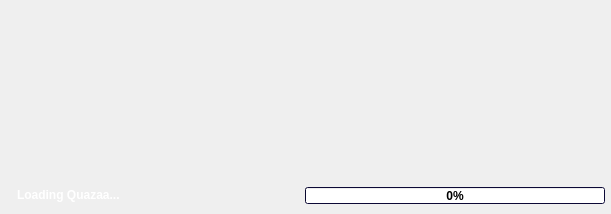
<?xml version="1.0" encoding="UTF-8"?>
<ui version="4.0">
 <class>DialogSplash</class>
 <widget class="QDialog" name="DialogSplash">
  <property name="windowModality">
   <enum>Qt::ApplicationModal</enum>
  </property>
  <property name="geometry">
   <rect>
    <x>0</x>
    <y>0</y>
    <width>609</width>
    <height>204</height>
   </rect>
  </property>
  <property name="windowTitle">
   <string>Quazaa</string>
  </property>
  <property name="windowIcon">
   <iconset resource="../Resource.qrc">
    <normaloff>:/Resource/Quazaa.png</normaloff>:/Resource/Quazaa.png</iconset>
  </property>
  <property name="styleSheet">
   <string notr="true"/>
  </property>
  <property name="modal">
   <bool>true</bool>
  </property>
  <layout class="QGridLayout" name="gridLayout">
   <property name="margin">
    <number>0</number>
   </property>
   <property name="spacing">
    <number>0</number>
   </property>
   <item row="0" column="0">
    <widget class="QFrame" name="frameSplashBackground">
     <property name="styleSheet">
      <string notr="true">QFrame {
	border: 3px solid transparent;
	border-bottom: 4px solid transparent;
	border-image: url(:/Resource/screen.png);
}</string>
     </property>
     <property name="frameShape">
      <enum>QFrame::StyledPanel</enum>
     </property>
     <property name="frameShadow">
      <enum>QFrame::Raised</enum>
     </property>
     <layout class="QGridLayout" name="gridLayout_2">
      <property name="margin">
       <number>0</number>
      </property>
      <property name="spacing">
       <number>0</number>
      </property>
      <item row="3" column="0">
       <widget class="QFrame" name="frameSplashFooter">
        <property name="styleSheet">
         <string notr="true">QFrame {
	border-image: url(:/Resource/HeaderBackground.png) repeat;
	min-height: 28;
	max-height: 28;
}</string>
        </property>
        <property name="frameShape">
         <enum>QFrame::NoFrame</enum>
        </property>
        <property name="frameShadow">
         <enum>QFrame::Raised</enum>
        </property>
        <layout class="QGridLayout" name="gridLayout_5">
         <property name="horizontalSpacing">
          <number>2</number>
         </property>
         <property name="verticalSpacing">
          <number>0</number>
         </property>
         <property name="margin">
          <number>0</number>
         </property>
         <item row="0" column="0" rowspan="3">
          <widget class="QLabel" name="labelStatus">
           <property name="sizePolicy">
            <sizepolicy hsizetype="MinimumExpanding" vsizetype="Preferred">
             <horstretch>0</horstretch>
             <verstretch>0</verstretch>
            </sizepolicy>
           </property>
           <property name="palette">
            <palette>
             <active>
              <colorrole role="WindowText">
               <brush brushstyle="SolidPattern">
                <color alpha="255">
                 <red>255</red>
                 <green>255</green>
                 <blue>255</blue>
                </color>
               </brush>
              </colorrole>
              <colorrole role="Button">
               <brush brushstyle="SolidPattern">
                <color alpha="0">
                 <red>0</red>
                 <green>0</green>
                 <blue>0</blue>
                </color>
               </brush>
              </colorrole>
              <colorrole role="Text">
               <brush brushstyle="SolidPattern">
                <color alpha="255">
                 <red>255</red>
                 <green>255</green>
                 <blue>255</blue>
                </color>
               </brush>
              </colorrole>
              <colorrole role="ButtonText">
               <brush brushstyle="SolidPattern">
                <color alpha="255">
                 <red>255</red>
                 <green>255</green>
                 <blue>255</blue>
                </color>
               </brush>
              </colorrole>
              <colorrole role="Base">
               <brush brushstyle="SolidPattern">
                <color alpha="0">
                 <red>0</red>
                 <green>0</green>
                 <blue>0</blue>
                </color>
               </brush>
              </colorrole>
              <colorrole role="Window">
               <brush brushstyle="SolidPattern">
                <color alpha="0">
                 <red>0</red>
                 <green>0</green>
                 <blue>0</blue>
                </color>
               </brush>
              </colorrole>
             </active>
             <inactive>
              <colorrole role="WindowText">
               <brush brushstyle="SolidPattern">
                <color alpha="255">
                 <red>255</red>
                 <green>255</green>
                 <blue>255</blue>
                </color>
               </brush>
              </colorrole>
              <colorrole role="Button">
               <brush brushstyle="SolidPattern">
                <color alpha="0">
                 <red>0</red>
                 <green>0</green>
                 <blue>0</blue>
                </color>
               </brush>
              </colorrole>
              <colorrole role="Text">
               <brush brushstyle="SolidPattern">
                <color alpha="255">
                 <red>255</red>
                 <green>255</green>
                 <blue>255</blue>
                </color>
               </brush>
              </colorrole>
              <colorrole role="ButtonText">
               <brush brushstyle="SolidPattern">
                <color alpha="255">
                 <red>255</red>
                 <green>255</green>
                 <blue>255</blue>
                </color>
               </brush>
              </colorrole>
              <colorrole role="Base">
               <brush brushstyle="SolidPattern">
                <color alpha="0">
                 <red>0</red>
                 <green>0</green>
                 <blue>0</blue>
                </color>
               </brush>
              </colorrole>
              <colorrole role="Window">
               <brush brushstyle="SolidPattern">
                <color alpha="0">
                 <red>0</red>
                 <green>0</green>
                 <blue>0</blue>
                </color>
               </brush>
              </colorrole>
             </inactive>
             <disabled>
              <colorrole role="WindowText">
               <brush brushstyle="SolidPattern">
                <color alpha="255">
                 <red>255</red>
                 <green>255</green>
                 <blue>255</blue>
                </color>
               </brush>
              </colorrole>
              <colorrole role="Button">
               <brush brushstyle="SolidPattern">
                <color alpha="0">
                 <red>0</red>
                 <green>0</green>
                 <blue>0</blue>
                </color>
               </brush>
              </colorrole>
              <colorrole role="Text">
               <brush brushstyle="SolidPattern">
                <color alpha="255">
                 <red>255</red>
                 <green>255</green>
                 <blue>255</blue>
                </color>
               </brush>
              </colorrole>
              <colorrole role="ButtonText">
               <brush brushstyle="SolidPattern">
                <color alpha="255">
                 <red>255</red>
                 <green>255</green>
                 <blue>255</blue>
                </color>
               </brush>
              </colorrole>
              <colorrole role="Base">
               <brush brushstyle="SolidPattern">
                <color alpha="0">
                 <red>0</red>
                 <green>0</green>
                 <blue>0</blue>
                </color>
               </brush>
              </colorrole>
              <colorrole role="Window">
               <brush brushstyle="SolidPattern">
                <color alpha="0">
                 <red>0</red>
                 <green>0</green>
                 <blue>0</blue>
                </color>
               </brush>
              </colorrole>
             </disabled>
            </palette>
           </property>
           <property name="styleSheet">
            <string notr="true">font-weight: bold;
color: white;
background-color: transparent;
padding-left: 5px;</string>
           </property>
           <property name="text">
            <string>Loading Quazaa...</string>
           </property>
          </widget>
         </item>
         <item row="1" column="2">
          <widget class="QProgressBar" name="progressBarStatus">
           <property name="sizePolicy">
            <sizepolicy hsizetype="MinimumExpanding" vsizetype="Fixed">
             <horstretch>1</horstretch>
             <verstretch>0</verstretch>
            </sizepolicy>
           </property>
           <property name="minimumSize">
            <size>
             <width>300</width>
             <height>17</height>
            </size>
           </property>
           <property name="maximumSize">
            <size>
             <width>300</width>
             <height>17</height>
            </size>
           </property>
           <property name="palette">
            <palette>
             <active>
              <colorrole role="WindowText">
               <brush brushstyle="SolidPattern">
                <color alpha="255">
                 <red>255</red>
                 <green>255</green>
                 <blue>255</blue>
                </color>
               </brush>
              </colorrole>
              <colorrole role="Window">
               <brush brushstyle="SolidPattern">
                <color alpha="255">
                 <red>17</red>
                 <green>13</green>
                 <blue>75</blue>
                </color>
               </brush>
              </colorrole>
             </active>
             <inactive>
              <colorrole role="WindowText">
               <brush brushstyle="SolidPattern">
                <color alpha="255">
                 <red>255</red>
                 <green>255</green>
                 <blue>255</blue>
                </color>
               </brush>
              </colorrole>
              <colorrole role="Window">
               <brush brushstyle="SolidPattern">
                <color alpha="255">
                 <red>17</red>
                 <green>13</green>
                 <blue>75</blue>
                </color>
               </brush>
              </colorrole>
             </inactive>
             <disabled>
              <colorrole role="WindowText">
               <brush brushstyle="SolidPattern">
                <color alpha="255">
                 <red>118</red>
                 <green>116</green>
                 <blue>108</blue>
                </color>
               </brush>
              </colorrole>
              <colorrole role="Window">
               <brush brushstyle="SolidPattern">
                <color alpha="255">
                 <red>17</red>
                 <green>13</green>
                 <blue>75</blue>
                </color>
               </brush>
              </colorrole>
             </disabled>
            </palette>
           </property>
           <property name="styleSheet">
            <string notr="true">font-weight: bold;
max-height: 17px;
min-height: 17px;
max-width: 300px;
min-width: 300px;</string>
           </property>
           <property name="value">
            <number>0</number>
           </property>
          </widget>
         </item>
         <item row="1" column="1">
          <spacer name="horizontalSpacerFooter">
           <property name="orientation">
            <enum>Qt::Horizontal</enum>
           </property>
           <property name="sizeHint" stdset="0">
            <size>
             <width>0</width>
             <height>0</height>
            </size>
           </property>
          </spacer>
         </item>
        </layout>
       </widget>
      </item>
      <item row="2" column="0">
       <widget class="QLabel" name="labelLogo">
        <property name="styleSheet">
         <string notr="true">background-color: transparent;
min-height: 172px;
max-height: 172px;
min-width: 605px;
max-width: 605px;
border: 0px solid transparent;
border-image: url(:/Resource/QuazaaLogo.png);</string>
        </property>
        <property name="text">
         <string/>
        </property>
       </widget>
      </item>
     </layout>
    </widget>
   </item>
  </layout>
 </widget>
 <resources>
  <include location="../Resource.qrc"/>
 </resources>
 <connections/>
</ui>
